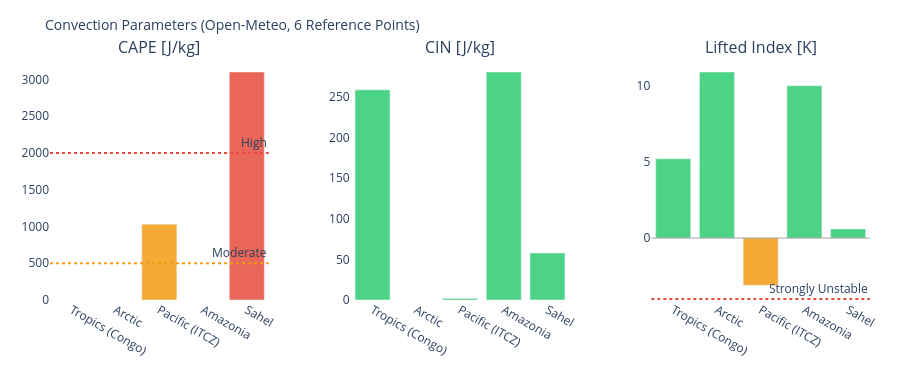

Notebook source saved alongside this figure:
### Markdown cell above
---
## 3. Visualizations

### Code cell
# ============================================================
# CAPE / CIN / LIFTED INDEX – Convection potential
# ============================================================

if not df_atm.empty:
    fig = make_subplots(
        rows=1, cols=3,
        subplot_titles=['CAPE [J/kg]', 'CIN [J/kg]', 'Lifted Index [K]'],
        horizontal_spacing=0.1
    )
    pts = df_atm['point'].tolist()
    pt_colors = ['#E85D24','#185FA5','#888780','#378ADD','#639922','#F2A623']

    # CAPE – höher = mehr Gewitterpotential
    cape_vals = df_atm['cape'].fillna(0).tolist()
    cape_colors = ['#e74c3c' if v > 2000 else '#f39c12' if v > 500 else '#2ecc71'
                   for v in cape_vals]
    fig.add_trace(go.Bar(x=pts, y=cape_vals, marker_color=cape_colors,
                         opacity=0.85, showlegend=False), row=1, col=1)
    fig.add_hline(y=2000, line_dash='dot', line_color='#e74c3c',
                  annotation_text='High', row=1, col=1)
    fig.add_hline(y=500,  line_dash='dot', line_color='#f39c12',
                  annotation_text='Moderate', row=1, col=1)

    # CIN – negativer = stärker gedeckelt (weniger Auslöse)
    cin_vals = df_atm['cin'].fillna(0).tolist()
    cin_colors = ['#e74c3c' if v < -200 else '#f39c12' if v < -50 else '#2ecc71'
                  for v in cin_vals]
    fig.add_trace(go.Bar(x=pts, y=cin_vals, marker_color=cin_colors,
                         opacity=0.85, showlegend=False), row=1, col=2)

    # Lifted Index – negativ = instabil
    li_vals = df_atm['li'].fillna(0).tolist()
    li_colors = ['#e74c3c' if v < -4 else '#f39c12' if v < 0 else '#2ecc71'
                 for v in li_vals]
    fig.add_trace(go.Bar(x=pts, y=li_vals, marker_color=li_colors,
                         opacity=0.85, showlegend=False), row=1, col=3)
    fig.add_hline(y=0, line_color='gray', line_width=0.7, row=1, col=3)
    fig.add_hline(y=-4, line_dash='dot', line_color='#e74c3c',
                  annotation_text='Strongly Unstable', row=1, col=3)

    fig.update_layout(
        title=dict(text='Convection Parameters (Open-Meteo, 6 Reference Points)', font=dict(size=14)),
        height=380, plot_bgcolor='rgba(0,0,0,0)', paper_bgcolor='rgba(0,0,0,0)',
        margin=dict(l=50, r=30, t=60, b=80)
    )
    fig.update_xaxes(tickangle=30)
    fig.show()

### Figure 1 — Plotly figure (JSON) as saved in the notebook; plotly's stock layout.template omitted (floating-point values rounded to 4 significant figures)
{"data": [{"marker": {"color": ["#2ecc71", "#2ecc71", "#f39c12", "#2ecc71", "#e74c3c"]}, "opacity": 0.85, "showlegend": false, "type": "bar", "x": ["Tropics (Congo)", "Arctic", "Pacific (ITCZ)", "Amazonia", "Sahel"], "xaxis": "x", "y": [0.0, 0.0, 1030.0, 0.0, 3100.0], "yaxis": "y"}, {"marker": {"color": ["#2ecc71", "#2ecc71", "#2ecc71", "#2ecc71", "#2ecc71"]}, "opacity": 0.85, "showlegend": false, "type": "bar", "x": ["Tropics (Congo)", "Arctic", "Pacific (ITCZ)", "Amazonia", "Sahel"], "xaxis": "x2", "y": [259.0, 0.0, 2.0, 281.0, 58.0], "yaxis": "y2"}, {"marker": {"color": ["#2ecc71", "#2ecc71", "#f39c12", "#2ecc71", "#2ecc71"]}, "opacity": 0.85, "showlegend": false, "type": "bar", "x": ["Tropics (Congo)", "Arctic", "Pacific (ITCZ)", "Amazonia", "Sahel"], "xaxis": "x3", "y": [5.2, 10.9, -3.1, 10.0, 0.6], "yaxis": "y3"}], "layout": {"annotations": [{"font": {"size": 16}, "showarrow": false, "text": "CAPE [J/kg]", "x": 0.1333, "xanchor": "center", "xref": "paper", "y": 1.0, "yanchor": "bottom", "yref": "paper"}, {"font": {"size": 16}, "showarrow": false, "text": "CIN [J/kg]", "x": 0.5, "xanchor": "center", "xref": "paper", "y": 1.0, "yanchor": "bottom", "yref": "paper"}, {"font": {"size": 16}, "showarrow": false, "text": "Lifted Index [K]", "x": 0.8667, "xanchor": "center", "xref": "paper", "y": 1.0, "yanchor": "bottom", "yref": "paper"}, {"showarrow": false, "text": "High", "x": 1, "xanchor": "right", "xref": "x domain", "y": 2000, "yanchor": "bottom", "yref": "y"}, {"showarrow": false, "text": "Moderate", "x": 1, "xanchor": "right", "xref": "x domain", "y": 500, "yanchor": "bottom", "yref": "y"}, {"showarrow": false, "text": "Strongly Unstable", "x": 1, "xanchor": "right", "xref": "x3 domain", "y": -4, "yanchor": "bottom", "yref": "y3"}], "height": 380, "margin": {"b": 80, "l": 50, "r": 30, "t": 60}, "paper_bgcolor": "rgba(0,0,0,0)", "plot_bgcolor": "rgba(0,0,0,0)", "shapes": [{"line": {"color": "#e74c3c", "dash": "dot"}, "type": "line", "x0": 0, "x1": 1, "xref": "x domain", "y0": 2000, "y1": 2000, "yref": "y"}, {"line": {"color": "#f39c12", "dash": "dot"}, "type": "line", "x0": 0, "x1": 1, "xref": "x domain", "y0": 500, "y1": 500, "yref": "y"}, {"line": {"color": "gray", "width": 0.7}, "type": "line", "x0": 0, "x1": 1, "xref": "x3 domain", "y0": 0, "y1": 0, "yref": "y3"}, {"line": {"color": "#e74c3c", "dash": "dot"}, "type": "line", "x0": 0, "x1": 1, "xref": "x3 domain", "y0": -4, "y1": -4, "yref": "y3"}], "title": {"font": {"size": 14}, "text": "Convection Parameters (Open-Meteo, 6 Reference Points)"}, "xaxis": {"anchor": "y", "domain": [0.0, 0.2667], "tickangle": 30}, "xaxis2": {"anchor": "y2", "domain": [0.3667, 0.6333], "tickangle": 30}, "xaxis3": {"anchor": "y3", "domain": [0.7333, 1.0], "tickangle": 30}, "yaxis": {"anchor": "x", "domain": [0.0, 1.0]}, "yaxis2": {"anchor": "x2", "domain": [0.0, 1.0]}, "yaxis3": {"anchor": "x3", "domain": [0.0, 1.0]}}}
